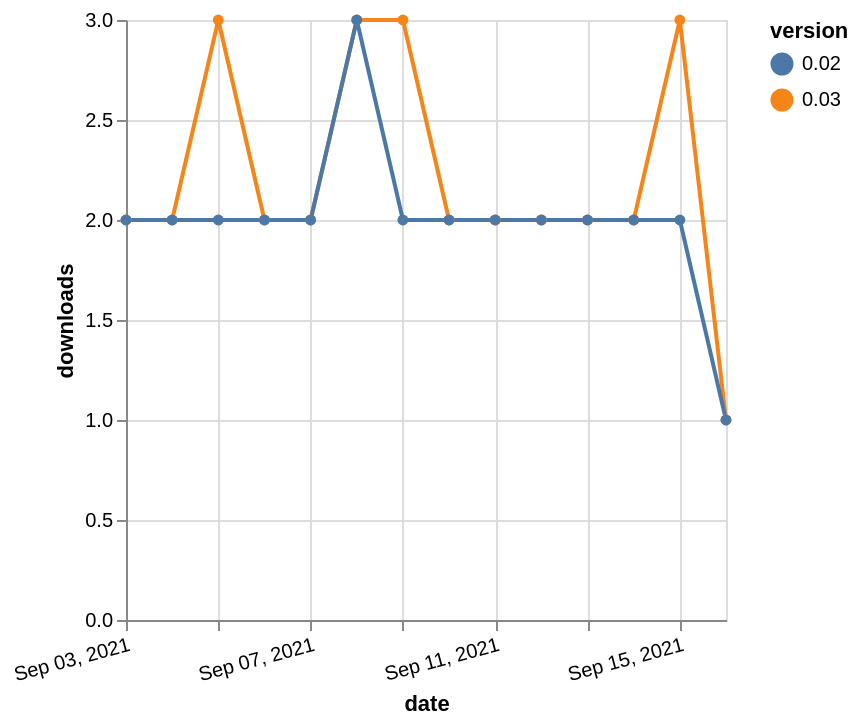

The specification (Vega-Lite) saved for this image:
### Vega-Lite specification from a JSON file in a GitHub repository (floating-point values rounded to 4 significant figures)
{"$schema": "https://vega.github.io/schema/vega-lite/v5.json", "description": "A simple bar chart with embedded data.", "data": {"values": [{"date": "2021-09-03", "total": 2230, "delta": 2, "version": "0.03"}, {"date": "2021-09-04", "total": 2232, "delta": 2, "version": "0.03"}, {"date": "2021-09-05", "total": 2235, "delta": 3, "version": "0.03"}, {"date": "2021-09-06", "total": 2237, "delta": 2, "version": "0.03"}, {"date": "2021-09-07", "total": 2239, "delta": 2, "version": "0.03"}, {"date": "2021-09-08", "total": 2242, "delta": 3, "version": "0.03"}, {"date": "2021-09-09", "total": 2245, "delta": 3, "version": "0.03"}, {"date": "2021-09-10", "total": 2247, "delta": 2, "version": "0.03"}, {"date": "2021-09-11", "total": 2249, "delta": 2, "version": "0.03"}, {"date": "2021-09-12", "total": 2251, "delta": 2, "version": "0.03"}, {"date": "2021-09-13", "total": 2253, "delta": 2, "version": "0.03"}, {"date": "2021-09-14", "total": 2255, "delta": 2, "version": "0.03"}, {"date": "2021-09-15", "total": 2258, "delta": 3, "version": "0.03"}, {"date": "2021-09-16", "total": 2259, "delta": 1, "version": "0.03"}, {"date": "2021-09-03", "total": 3432, "delta": 2, "version": "0.02"}, {"date": "2021-09-04", "total": 3434, "delta": 2, "version": "0.02"}, {"date": "2021-09-05", "total": 3436, "delta": 2, "version": "0.02"}, {"date": "2021-09-06", "total": 3438, "delta": 2, "version": "0.02"}, {"date": "2021-09-07", "total": 3440, "delta": 2, "version": "0.02"}, {"date": "2021-09-08", "total": 3443, "delta": 3, "version": "0.02"}, {"date": "2021-09-09", "total": 3445, "delta": 2, "version": "0.02"}, {"date": "2021-09-10", "total": 3447, "delta": 2, "version": "0.02"}, {"date": "2021-09-11", "total": 3449, "delta": 2, "version": "0.02"}, {"date": "2021-09-12", "total": 3451, "delta": 2, "version": "0.02"}, {"date": "2021-09-13", "total": 3453, "delta": 2, "version": "0.02"}, {"date": "2021-09-14", "total": 3455, "delta": 2, "version": "0.02"}, {"date": "2021-09-15", "total": 3457, "delta": 2, "version": "0.02"}, {"date": "2021-09-16", "total": 3458, "delta": 1, "version": "0.02"}]}, "width": "container", "mark": {"type": "line", "point": {"filled": true}}, "encoding": {"x": {"field": "date", "type": "temporal", "timeUnit": "yearmonthdate", "title": "date", "axis": {"labelAngle": -15}}, "y": {"field": "delta", "type": "quantitative", "title": "downloads"}, "color": {"field": "version", "type": "nominal"}, "tooltip": {"field": "delta"}}}
